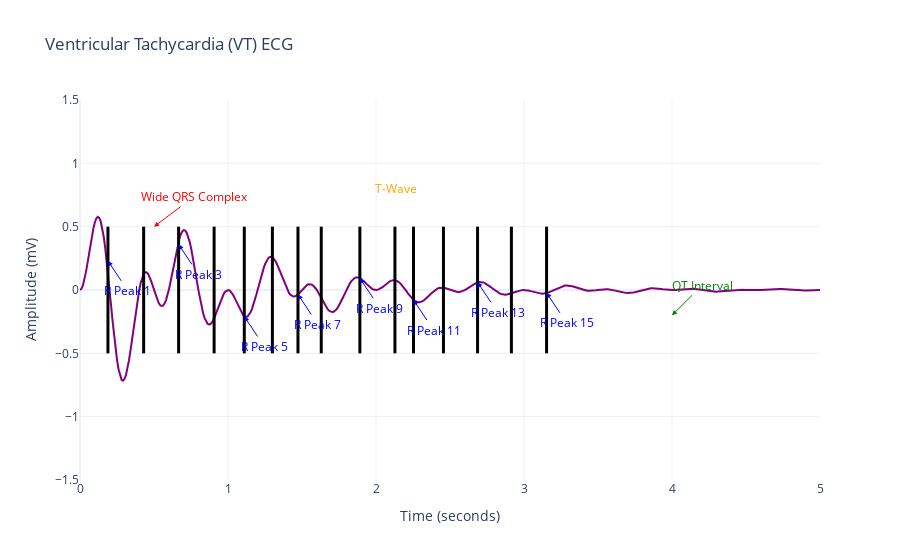

This figure's notebook cell:
### Markdown cell above
## Ventricular Tachycardia (VT)
Markdown Explanation: Ventricular tachycardia (VT) is a fast heart rhythm originating in the ventricles, typically characterized by:

A heart rate of >100 bpm.
Wide QRS complexes, greater than 0.12 seconds.
Abnormal morphology, usually with no P waves

### Code cell
import plotly.graph_objects as go
import numpy as np

# Simulated VT data
time_vt = np.linspace(0, 5, 500)  # 5 seconds

# Introduce some irregularity in the R-peaks for a more realistic VT representation
r_peaks_vt = np.cumsum(np.random.normal(0.2, 0.05, size=15))  

amplitude_vt = np.sin(2 * np.pi * time_vt) * np.exp(-time_vt) * np.sin(5 * np.pi * time_vt)  # Sharp, irregular waveform

# Create figure
fig = go.Figure()

# Add ECG waveform to figure
fig.add_trace(go.Scatter(
    x=time_vt, 
    y=amplitude_vt, 
    mode='lines', 
    name='Ventricular Tachycardia (VT)',
    line=dict(color="purple")
))


for r_peak in r_peaks_vt:
    fig.add_shape(type="line", x0=r_peak, y0=-0.5, x1=r_peak, y1=0.5, line=dict(color="black", width=3))

# Add annotations for R-peaks and other features
for i, r_peak in enumerate(r_peaks_vt):

    if i % 2 == 0:
        fig.add_annotation(
            x=r_peak, y=amplitude_vt[int(r_peak * len(time_vt) / 5)],  # Position annotation at R-peak
            text=f'R Peak {i+1}',  
            showarrow=True, 
            arrowhead=2, 
            arrowsize=1, 
            arrowcolor="blue", 
            font=dict(color="blue"),
            ax=20, ay=30  
        )

# Additional annotations for the QRS complex, QT interval, and T-wave
fig.add_annotation(
    x=0.5, y=0.5,
    text="Wide QRS Complex", 
    showarrow=True,
    arrowhead=2, 
    arrowsize=1, 
    arrowcolor="red", 
    font=dict(color="red"),
    ax=40, ay=-30  
)

fig.add_annotation(
    x=4, y=-0.2,
    text="QT Interval", 
    showarrow=True,
    arrowhead=2, 
    arrowsize=1, 
    arrowcolor="green", 
    font=dict(color="green"),
    ax=30, ay=-30 
)

fig.add_annotation(
    x=2, y=0.8,
    text="T-Wave", 
    showarrow=True,
    arrowhead=2, 
    arrowsize=1, 
    arrowcolor="orange", 
    font=dict(color="orange"),
    ax=20, ay=0  
)
# Layout adjustments
fig.update_layout(
    title="Ventricular Tachycardia (VT) ECG",
    xaxis_title="Time (seconds)",
    yaxis_title="Amplitude (mV)",
    showlegend=False,
    template="plotly_white",
    xaxis=dict(
        showgrid=True,
        zeroline=True,
    ),
    yaxis=dict(
        range=[-1.5, 1.5], 
        showgrid=True,
        zeroline=True
    ),
    plot_bgcolor="white" 
)

# Show the plot
fig.show()

### Figure 1 — Plotly figure (JSON) as saved in the notebook; plotly's stock layout.template omitted (floating-point values rounded to 4 significant figures; data arrays with more than 128 entries replaced by an {"elided": "..."} marker saying what was removed)
{"data": [{"line": {"color": "purple"}, "mode": "lines", "name": "Ventricular Tachycardia (VT)", "type": "scatter", "x": {"elided": "500 float values"}, "y": {"elided": "500 float values"}}], "layout": {"annotations": [{"arrowcolor": "blue", "arrowhead": 2, "arrowsize": 1, "ax": 20, "ay": 30, "font": {"color": "blue"}, "showarrow": true, "text": "R Peak 1", "x": 0.1888, "y": 0.2296}, {"arrowcolor": "blue", "arrowhead": 2, "arrowsize": 1, "ax": 20, "ay": 30, "font": {"color": "blue"}, "showarrow": true, "text": "R Peak 3", "x": 0.6663, "y": 0.3597}, {"arrowcolor": "blue", "arrowhead": 2, "arrowsize": 1, "ax": 20, "ay": 30, "font": {"color": "blue"}, "showarrow": true, "text": "R Peak 5", "x": 1.11, "y": -0.2092}, {"arrowcolor": "blue", "arrowhead": 2, "arrowsize": 1, "ax": 20, "ay": 30, "font": {"color": "blue"}, "showarrow": true, "text": "R Peak 7", "x": 1.473, "y": -0.03533}, {"arrowcolor": "blue", "arrowhead": 2, "arrowsize": 1, "ax": 20, "ay": 30, "font": {"color": "blue"}, "showarrow": true, "text": "R Peak 9", "x": 1.891, "y": 0.0927}, {"arrowcolor": "blue", "arrowhead": 2, "arrowsize": 1, "ax": 20, "ay": 30, "font": {"color": "blue"}, "showarrow": true, "text": "R Peak 11", "x": 2.253, "y": -0.07923}, {"arrowcolor": "blue", "arrowhead": 2, "arrowsize": 1, "ax": 20, "ay": 30, "font": {"color": "blue"}, "showarrow": true, "text": "R Peak 13", "x": 2.686, "y": 0.061}, {"arrowcolor": "blue", "arrowhead": 2, "arrowsize": 1, "ax": 20, "ay": 30, "font": {"color": "blue"}, "showarrow": true, "text": "R Peak 15", "x": 3.153, "y": -0.02244}, {"arrowcolor": "red", "arrowhead": 2, "arrowsize": 1, "ax": 40, "ay": -30, "font": {"color": "red"}, "showarrow": true, "text": "Wide QRS Complex", "x": 0.5, "y": 0.5}, {"arrowcolor": "green", "arrowhead": 2, "arrowsize": 1, "ax": 30, "ay": -30, "font": {"color": "green"}, "showarrow": true, "text": "QT Interval", "x": 4, "y": -0.2}, {"arrowcolor": "orange", "arrowhead": 2, "arrowsize": 1, "ax": 20, "ay": 0, "font": {"color": "orange"}, "showarrow": true, "text": "T-Wave", "x": 2, "y": 0.8}], "plot_bgcolor": "white", "shapes": [{"line": {"color": "black", "width": 3}, "type": "line", "x0": 0.1888, "x1": 0.1888, "y0": -0.5, "y1": 0.5}, {"line": {"color": "black", "width": 3}, "type": "line", "x0": 0.4301, "x1": 0.4301, "y0": -0.5, "y1": 0.5}, {"line": {"color": "black", "width": 3}, "type": "line", "x0": 0.6663, "x1": 0.6663, "y0": -0.5, "y1": 0.5}, {"line": {"color": "black", "width": 3}, "type": "line", "x0": 0.9062, "x1": 0.9062, "y0": -0.5, "y1": 0.5}, {"line": {"color": "black", "width": 3}, "type": "line", "x0": 1.11, "x1": 1.11, "y0": -0.5, "y1": 0.5}, {"line": {"color": "black", "width": 3}, "type": "line", "x0": 1.3, "x1": 1.3, "y0": -0.5, "y1": 0.5}, {"line": {"color": "black", "width": 3}, "type": "line", "x0": 1.473, "x1": 1.473, "y0": -0.5, "y1": 0.5}, {"line": {"color": "black", "width": 3}, "type": "line", "x0": 1.63, "x1": 1.63, "y0": -0.5, "y1": 0.5}, {"line": {"color": "black", "width": 3}, "type": "line", "x0": 1.891, "x1": 1.891, "y0": -0.5, "y1": 0.5}, {"line": {"color": "black", "width": 3}, "type": "line", "x0": 2.128, "x1": 2.128, "y0": -0.5, "y1": 0.5}, {"line": {"color": "black", "width": 3}, "type": "line", "x0": 2.253, "x1": 2.253, "y0": -0.5, "y1": 0.5}, {"line": {"color": "black", "width": 3}, "type": "line", "x0": 2.456, "x1": 2.456, "y0": -0.5, "y1": 0.5}, {"line": {"color": "black", "width": 3}, "type": "line", "x0": 2.686, "x1": 2.686, "y0": -0.5, "y1": 0.5}, {"line": {"color": "black", "width": 3}, "type": "line", "x0": 2.915, "x1": 2.915, "y0": -0.5, "y1": 0.5}, {"line": {"color": "black", "width": 3}, "type": "line", "x0": 3.153, "x1": 3.153, "y0": -0.5, "y1": 0.5}], "showlegend": false, "title": {"text": "Ventricular Tachycardia (VT) ECG"}, "xaxis": {"showgrid": true, "title": {"text": "Time (seconds)"}, "zeroline": true}, "yaxis": {"range": [-1.5, 1.5], "showgrid": true, "title": {"text": "Amplitude (mV)"}, "zeroline": true}}}
